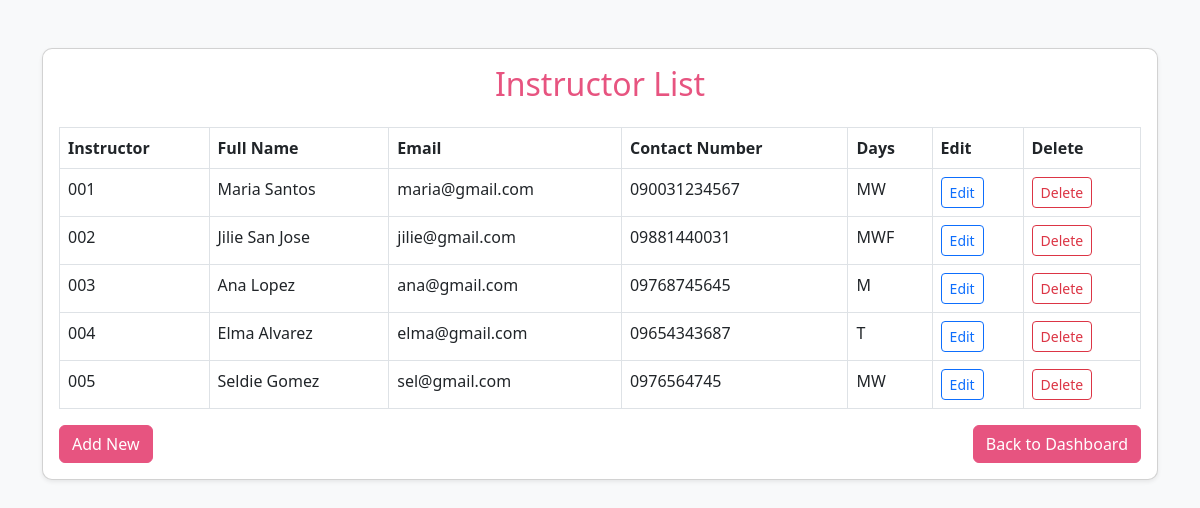
The app's page /students/instructor/ with its own data.
### students/models.py (models this page shows, shortened)
class Instructor(models.Model):
    Instructor = models.CharField(max_length=100)
    Fullname = models.CharField(max_length=100)
    Email = models.EmailField(max_length=100)
    Contact = models.CharField(max_length=11)
    Days = models.CharField(max_length=100)

### students/views.py (the view)
# urls.py: path('instructor/', views.instructor_list, name='instructor_list'),
def instructor_list(request):
    instructors = Instructor.objects.all()
    return render(request, 'instructor_list.html', {'instructors':instructors})

### students/templates/instructor_list.html (shortened to what this page needs)
<!DOCTYPE html>
<html lang="en">
<head>
    <link href="https://cdn.jsdelivr.net/npm/bootstrap@5.3.0/dist/css/bootstrap.min.css" rel="stylesheet">
</head>
<body>
    <div class="container mt-5">
        <div class="card shadow-sm">
            <div class="card-body">
                <h2 class="text-primary text-center mb-4">Instructor List</h2>
                <table class="table table-bordered table-hover">
                    <thead>
                        <tr>
                            <th>Instructor</th>
                            <th>Full Name</th>
                            <th>Email</th>
                            <th>Contact Number</th>
                            <th>Days</th>
                            <th>Edit</th>
                            <th>Delete</th>
                        </tr>
                    </thead>
                    <tbody>
                        {% for instructor in instructors %}
                        <tr>
                            <td>{{ instructor.Instructor }}</td>
                            <td>{{ instructor.Fullname }}</td>
                            <td>{{ instructor.Email }}</td>
                            <td>{{ instructor.Contact }}</td>
                            <td>{{ instructor.Days }}</td>
                            <td>
                                <a href="{% url 'edit_instructor' instructor.id %}" class="btn btn-sm btn-outline-primary">Edit</a>
                            </td>
                            <td>
                                <a href="{% url 'delete_instructor' instructor.id %}"
                                   onclick="return confirm('Are you sure you want to delete this?')"
                                   class="btn btn-sm btn-outline-danger">Delete</a>
                            </td>
                        </tr>
                        {% endfor %}
                    </tbody>
                </table>
                <div class="d-flex justify-content-between mt-3">
                    <a href="{% url 'create_instructor' %}" class="btn btn-primary">Add New</a>
                    <a href="{% url 'dashboard' %}" class="btn btn-primary">Back to Dashboard</a>
                </div>
            </div>
        </div>
    </div>
</body>
</html>

### students/templates/instructor_list.html (style rules this page uses)
body { background-color: #f8f9fa; font-family: "Segoe UI", Tahoma, Geneva, Verdana, sans-serif; }
.card { border-radius: 10px; }
.btn-primary { background-color: #e75480 !important; border-color: #e75480 !important; }
.text-primary { color: #e75480 !important; }
.table thead { background-color: #e75480; color: #fff; }

### records on screen
Instructor: Instructor "001", Fullname "Maria Santos", Email "maria@gmail.com", Contact "090031234567", Days "MW"
Instructor: Instructor "002", Fullname "Jilie San Jose", Email "jilie@gmail.com", Contact "09881440031", Days "MWF"
Instructor: Instructor "003", Fullname "Ana Lopez", Email "ana@gmail.com", Contact "09768745645", Days "M"
Instructor: Instructor "004", Fullname "Elma Alvarez", Email "elma@gmail.com", Contact "09654343687", Days "T"
Instructor: Instructor "005", Fullname "Seldie Gomez", Email "sel@gmail.com", Contact "0976564745", Days "MW"
